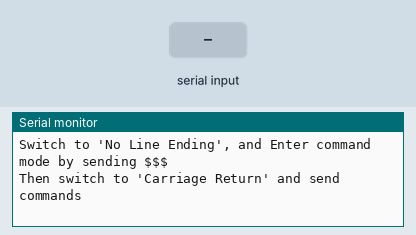
A sketch run on a simulated Arduino Mega 2560, built with avr-gcc and run on an emulated ATmega2560. Shown: the last lines printed to the serial monitor. Inputs (shaded band) come from the test bench.

Above: at 1.3 s.
1.4 s: "1" received over the second serial link
At 2.6 s:
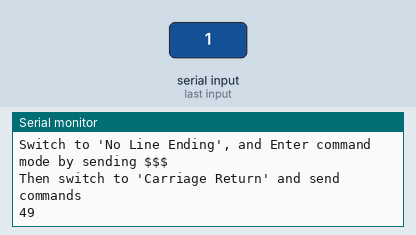
2.9 s: "0" received over the second serial link
At 3.8 s:
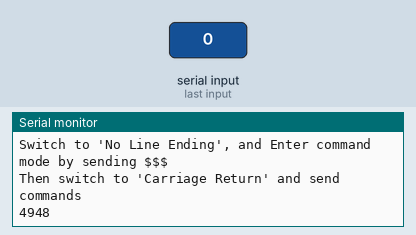

Measured:
- after the input at 1.4 s, the serial monitor: prints a new line at once (image 1)
- after the input at 2.9 s, the serial monitor: prints a new line at once (image 2)

The sketch:

WiFly_UART_CMD_TEST.ino
```cpp
//
void setup() {
  // put your setup code here, to run once:
  Serial.begin(9600);
  Serial1.begin(9600);
  Serial.println("This is the WiFly Command Line Test if using just the normal module.");
  Serial.println("Connect 3.3V, GND, Due RX1 to WiFly TX, and Due TX1 to WiFly RX");
  Serial.println("Switch to 'No Line Ending', and Enter command mode by sending $$$");
  Serial.println("Then switch to 'Carriage Return' and send commands");
}

void loop() {
  // put your main code here, to run repeatedly:
  if(Serial.available() > 0){
    Serial1.print(Serial.read());
  }
  if(Serial1.available() > 0){
    Serial.print(Serial1.read());
  }
}
```

WiFly_UART_CMD_TEST.c
```cpp
//WiFly_Uart_CMD_Test.ino
//Project Powder Horn, Team 221 Robotics LLC
//by spencer neilan, winter 2014
//This code tests the WiFly RN131C module if using a direct UART serial interface.
//See the datasheet for commands

void setup() {
  // put your setup code here, to run once:
  Serial.begin(9600);
  Serial1.begin(9600);
  Serial.println("This is the WiFly Command Line Test if using just the normal module.");
  Serial.println("Connect 3.3V, GND, Due RX1 to WiFly TX, and Due TX1 to WiFly RX");
  Serial.println("Switch to 'No Line Ending', and Enter command mode by sending $$$");
  Serial.println("Then switch to 'Carriage Return' and send commands");
}

void loop() {
  // put your main code here, to run repeatedly:
  if(Serial.available() > 0){
    Serial1.print(Serial.read());
  }
  if(Serial1.available() > 0){
    Serial.print(Serial1.read());
  }
}
```
